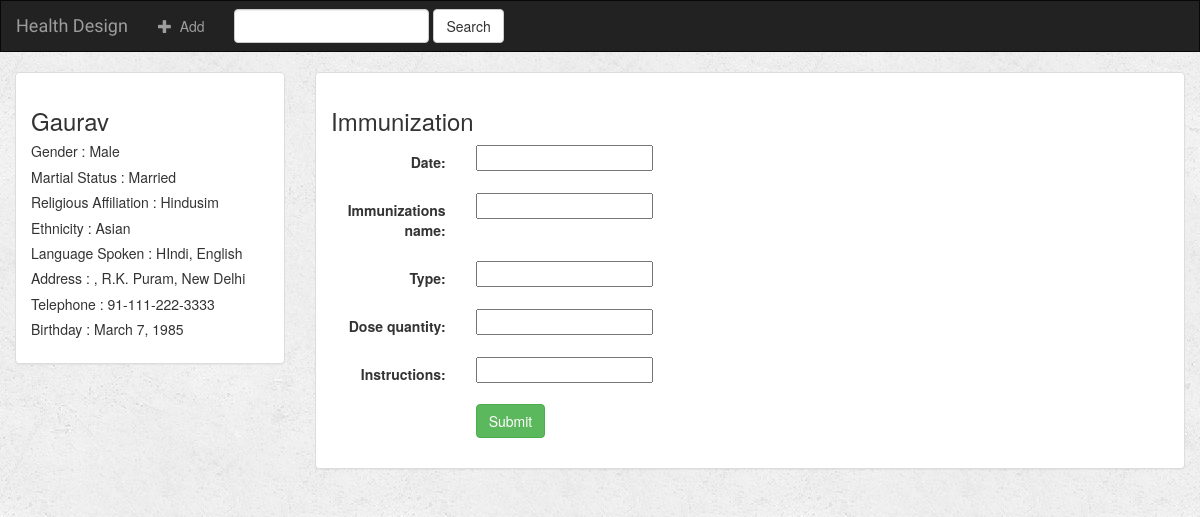
Page /10/add-immunizations/ on the committed database.
### HealthDesign/models.py (models this page shows)
class Demographics(models.Model):
    first_name = models.CharField(max_length=30)
    last_name = models.CharField(max_length=30)
    gender = models.CharField(max_length=6)
    martial_status = models.CharField(max_length=10)
    religious_affiliation = models.CharField(max_length=10)
    ethnicity = models.CharField(max_length=30)
    language_spoken = models.CharField(max_length=50)
    address = models.CharField(max_length=100)
    telephone = models.CharField(max_length=20)
    birthday = models.DateField()

### HealthDesign/views.py (the view)
# urls.py: url(r'(?P<demographics_id>[0-9]+)/add-immunizations/$', views.immunizations_create, name='immunizations-add'),
def immunizations_create(request, demographics_id):
    demographics = get_object_or_404(Demographics, pk=demographics_id)
    form = ImmunizationsForm(request.POST or None, request.FILES or None)
    if form.is_valid():
        immunization = form.save(commit=False)
        immunization.demographics = demographics
        immunization.save()
        return render(request, 'HealthDesign/detail.html', {'demographics': demographics})
    context = {
        "form": form,
        "demographics": demographics
    }
    return render(request, 'HealthDesign/immunizations_form.html', context)

### HealthDesign/forms.py
class ImmunizationsForm(forms.ModelForm):
    class Meta:
        model = Immunizations
        fields = ['date', 'immunizations_name', 'type', 'dose_quantity', 'instructions']

### HealthDesign/templates/HealthDesign/immunizations_form.html (shortened to what this page needs)
{% extends 'HealthDesign/base.html' %}
{% block body %}
<div class="container-fluid">
    <div class="row">
        <div class="col-sm-4 col-md-3">
            <div class="panel panel-default">
                <div class="panel-body">
                    <h3>{{ demographics.first_name }} {{ demographics.Last_name }}</h3>
                    <h5> Gender : {{ demographics.gender }}</h5>
                    <h5> Martial Status : {{ demographics.martial_status }}</h5>
                    <h5> Religious Affiliation : {{ demographics.religious_affiliation }}</h5>
                    <h5> Ethnicity : {{ demographics.ethnicity }}</h5>
                    <h5> Language Spoken : {{ demographics.language_spoken }}</h5>
                    <h5> Address : {{ demographics.address }}</h5>
                    <h5> Telephone : {{ demographics.telephone }}</h5>
                    <h5> Birthday : {{ demographics.birthday }}</h5>
                </div>
            </div>
        </div>
        <div class="col-sm-8 col-md-9">
            <div class="panel panel-default">
                <div class="panel-body">
                    <h3>Immunization</h3>
                    <form class="form-horizontal" role="form" action="" method="post" enctype="multipart/form-data">
                        {% include 'HealthDesign/form_template.html' %}
                        <div class="form-group">
                            <div class="col-sm-offset-2 col-sm-10">
                                <button type="submit" class="btn btn-success">Submit</button>
                            </div>
                        </div>
                    </form>
                </div>
            </div>
        </div>
    </div>
</div>
{% endblock %}

### HealthDesign/static/HealthDesign/style.css (style rules this page uses)
body { background: white url("images/background.png"); }

### rows in the picture
Demographics: first_name "Gaurav", gender "Male", martial_status "Married", religious_affiliation "Hindusim", ethnicity "Asian", language_spoken "HIndi, English", address ", R.K. Puram, New Delhi", telephone "91-111-222-3333", birthday "March 7, 1985"

### other values in the picture
{{ field.label_tag }} "Date:" "Immunizations name:" "Type:" "Dose quantity:" "Instructions:"
